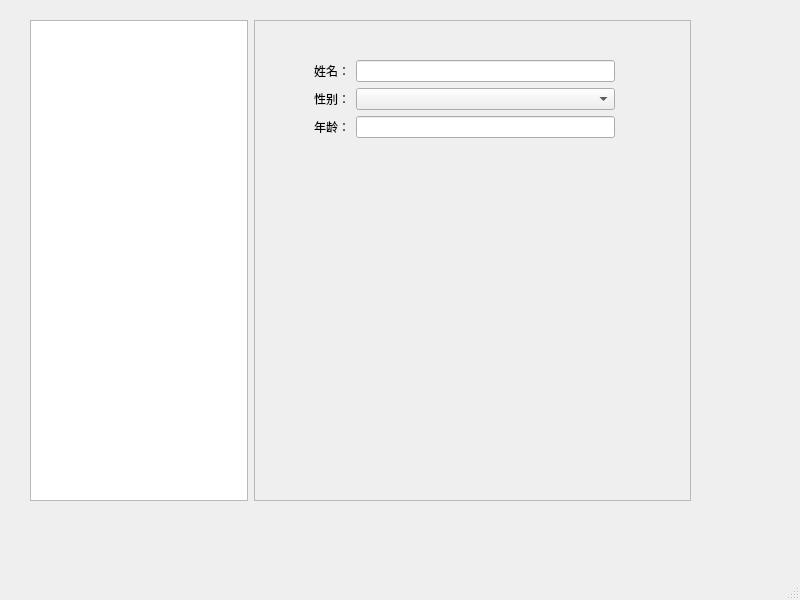
<?xml version="1.0" encoding="UTF-8"?>
<ui version="4.0">
 <class>MainWindow</class>
 <widget class="QMainWindow" name="MainWindow">
  <property name="geometry">
   <rect>
    <x>0</x>
    <y>0</y>
    <width>800</width>
    <height>600</height>
   </rect>
  </property>
  <property name="sizePolicy">
   <sizepolicy hsizetype="Expanding" vsizetype="Expanding">
    <horstretch>0</horstretch>
    <verstretch>0</verstretch>
   </sizepolicy>
  </property>
  <property name="windowTitle">
   <string>MainWindow</string>
  </property>
  <widget class="QWidget" name="centralwidget">
   <widget class="QWidget" name="verticalLayoutWidget">
    <property name="geometry">
     <rect>
      <x>30</x>
      <y>20</y>
      <width>661</width>
      <height>481</height>
     </rect>
    </property>
    <layout class="QHBoxLayout" name="horizontalLayout">
     <item>
      <widget class="QTreeView" name="treeView">
       <property name="sizePolicy">
        <sizepolicy hsizetype="Expanding" vsizetype="Expanding">
         <horstretch>1</horstretch>
         <verstretch>0</verstretch>
        </sizepolicy>
       </property>
      </widget>
     </item>
     <item>
      <widget class="QFrame" name="frame">
       <property name="sizePolicy">
        <sizepolicy hsizetype="Preferred" vsizetype="Preferred">
         <horstretch>2</horstretch>
         <verstretch>0</verstretch>
        </sizepolicy>
       </property>
       <property name="frameShape">
        <enum>QFrame::StyledPanel</enum>
       </property>
       <property name="frameShadow">
        <enum>QFrame::Raised</enum>
       </property>
       <widget class="QWidget" name="formLayoutWidget">
        <property name="geometry">
         <rect>
          <x>60</x>
          <y>40</y>
          <width>301</width>
          <height>81</height>
         </rect>
        </property>
        <layout class="QFormLayout" name="formLayout_2">
         <item row="0" column="0">
          <widget class="QLabel" name="label">
           <property name="text">
            <string>姓名：</string>
           </property>
          </widget>
         </item>
         <item row="0" column="1">
          <widget class="QLineEdit" name="lineEdit"/>
         </item>
         <item row="1" column="0">
          <widget class="QLabel" name="label_2">
           <property name="text">
            <string>性别：</string>
           </property>
          </widget>
         </item>
         <item row="2" column="0">
          <widget class="QLabel" name="label_3">
           <property name="text">
            <string>年龄：</string>
           </property>
          </widget>
         </item>
         <item row="2" column="1">
          <widget class="QLineEdit" name="lineEdit_3"/>
         </item>
         <item row="1" column="1">
          <widget class="QComboBox" name="comboBox"/>
         </item>
        </layout>
       </widget>
      </widget>
     </item>
    </layout>
   </widget>
  </widget>
  <widget class="QMenuBar" name="menubar">
   <property name="geometry">
    <rect>
     <x>0</x>
     <y>0</y>
     <width>800</width>
     <height>22</height>
    </rect>
   </property>
  </widget>
  <widget class="QStatusBar" name="statusbar"/>
 </widget>
 <resources/>
 <connections/>
</ui>
